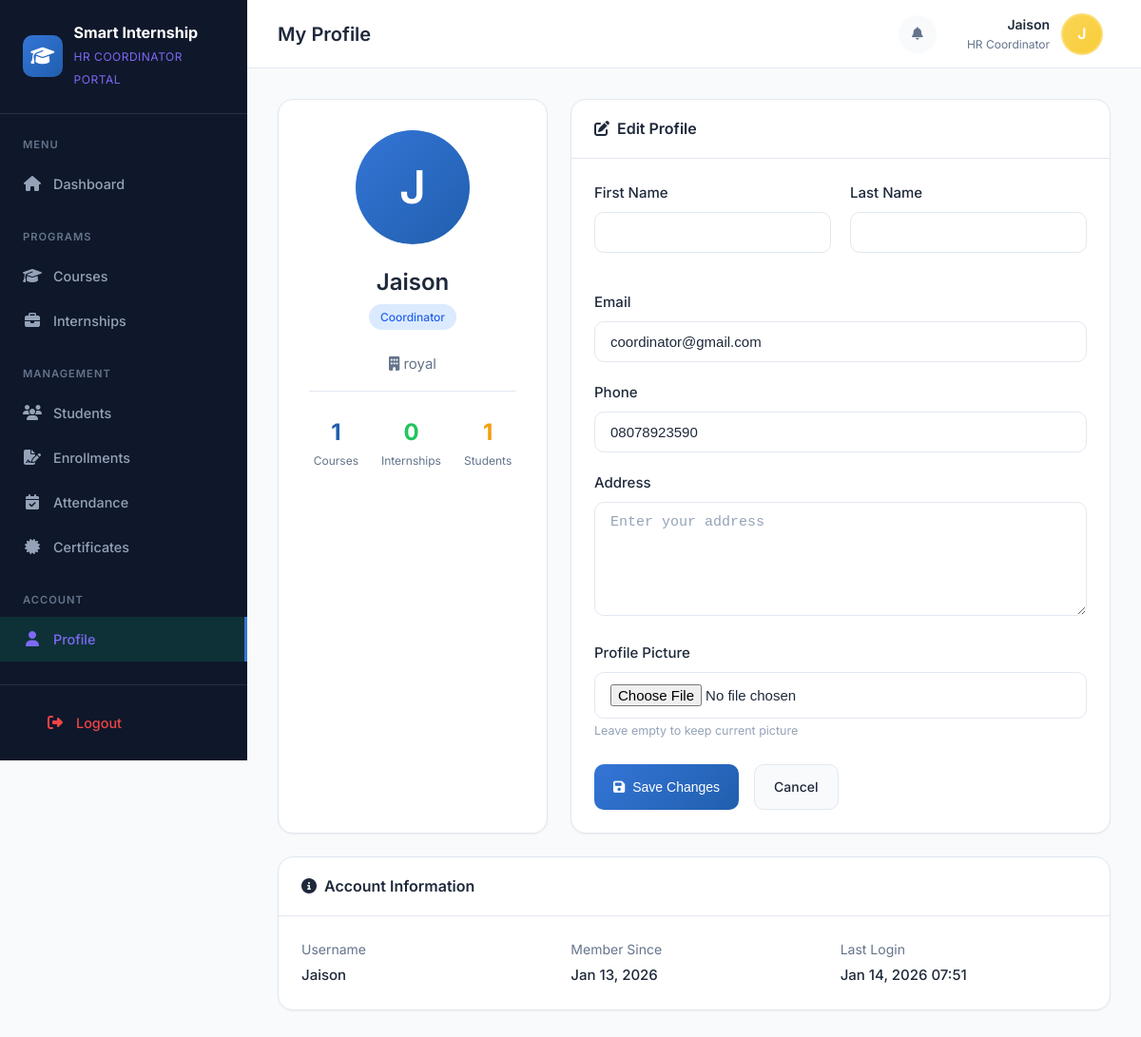
The app's page /coordinator/profile/ (signed in), older data.
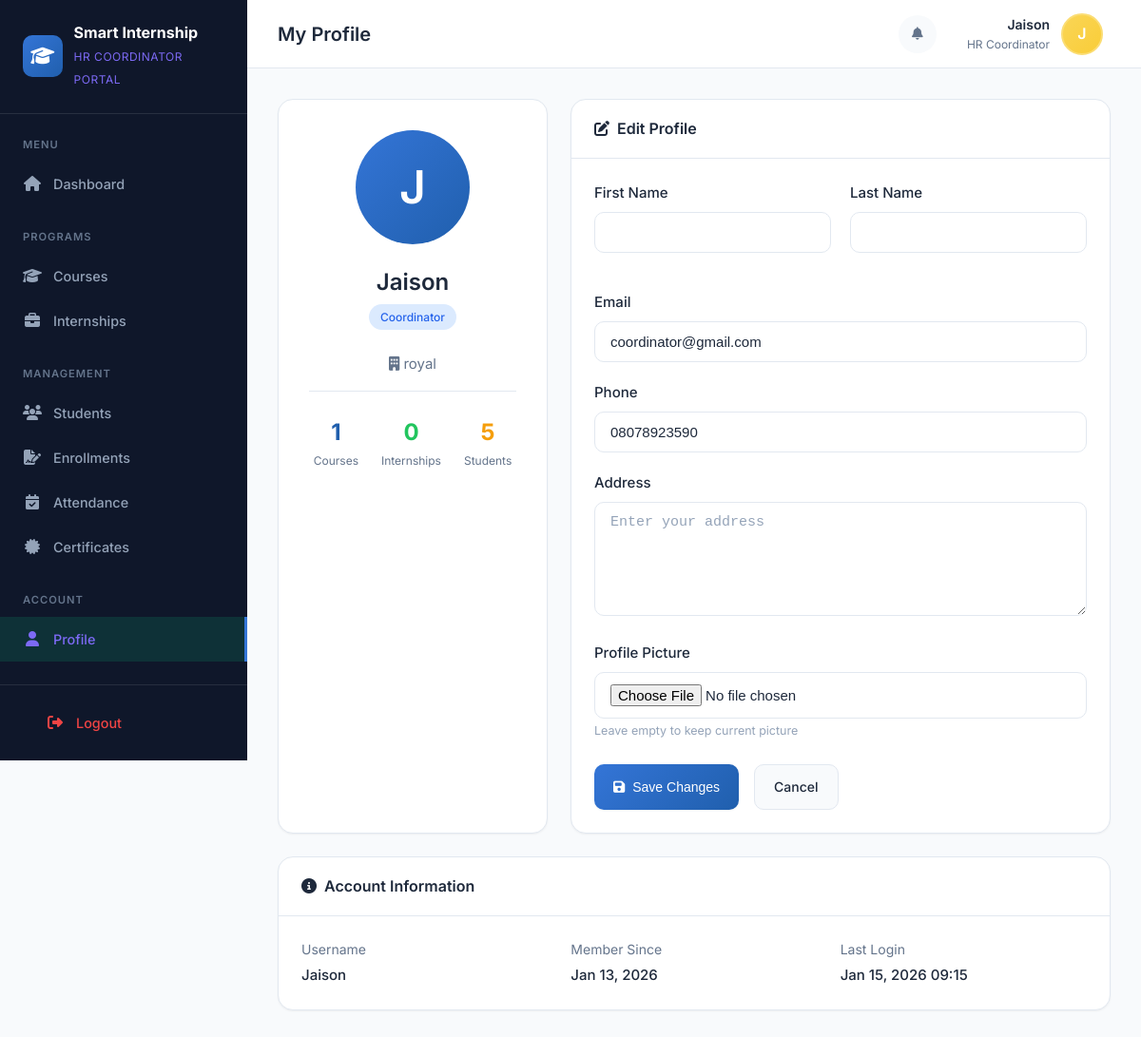
The same page, newer data.
### accounts/models.py (models this page shows, shortened)
class User(AbstractUser):
    ROLE_CHOICES = (
        ('ADMIN', 'Admin'),
        ('COORDINATOR', 'HR Coordinator'),
        ('STUDENT', 'Student'),
    )
    APPROVAL_STATUS_CHOICES = (
        ('PENDING', 'Pending Approval'),
        ('APPROVED', 'Approved'),
        ('REJECTED', 'Rejected'),
    )
    role = models.CharField(max_length=20, choices=ROLE_CHOICES, default='STUDENT')
    phone = models.CharField(max_length=15, blank=True, null=True)
    address = models.TextField(blank=True, null=True)
    profile_picture = models.ImageField(upload_to='profiles/', blank=True, null=True)
    institution = models.ForeignKey(
        'institutions.Institution',
        on_delete=models.SET_NULL,
        null=True,
        blank=True,
        related_name='users'
    )
    qualification = models.CharField(max_length=255, blank=True, null=True, help_text="Student's highest qualification")
    is_active = models.BooleanField(default=True)
    approval_status = models.CharField(
        max_length=20,
        choices=APPROVAL_STATUS_CHOICES,
        default='APPROVED',  # Default to APPROVED for admin/coordinator, will be PENDING for students
        help_text='Approval status for student registrations'
    )
    approved_by = models.ForeignKey(
        'self',
        on_delete=models.SET_NULL,
        null=True,
        blank=True,
        related_name='approved_students',
        help_text='Coordinator or Admin who approved/rejected this user'
    )
    approval_date = models.DateTimeField(null=True, blank=True)
    rejection_reason = models.TextField(blank=True, null=True, help_text='Reason for rejection if rejected')
    created_at = models.DateTimeField(auto_now_add=True)
    updated_at = models.DateTimeField(auto_now=True)
    class Meta:
        verbose_name = 'User'
        verbose_name_plural = 'Users'

### institutions/models.py (models this page shows, shortened)
class Institution(models.Model):
    name = models.CharField(max_length=200, verbose_name='Company Name')
    location = models.CharField(max_length=200)
    address = models.TextField(blank=True, null=True)
    phone = models.CharField(max_length=15, blank=True, null=True, verbose_name='Company Phone')
    email = models.EmailField(blank=True, null=True, verbose_name='Company Email')
    website = models.URLField(blank=True, null=True)
    logo = models.ImageField(upload_to='companies/', blank=True, null=True)
    description = models.TextField(blank=True, null=True)
    hr_coordinator_name = models.CharField(max_length=200, blank=True, null=True, verbose_name='HR Coordinator Name')
    hr_coordinator_phone = models.CharField(max_length=15, blank=True, null=True, verbose_name='HR Coordinator Phone')
    hr_coordinator_email = models.EmailField(blank=True, null=True, verbose_name='HR Coordinator Email')
    coordinator = models.ForeignKey(
        settings.AUTH_USER_MODEL,
        on_delete=models.SET_NULL,
        null=True,
        blank=True,
        limit_choices_to={'role': 'COORDINATOR'},
        related_name='managed_companies'
    )
    is_active = models.BooleanField(default=True)
    created_at = models.DateTimeField(auto_now_add=True)
    updated_at = models.DateTimeField(auto_now=True)
    class Meta:
        verbose_name = 'Company'
        verbose_name_plural = 'Companies'
        ordering = ['name']

### accounts/coordinator_views.py (the view, shortened to what this page needs)
# urls.py: path('profile/', coordinator_views.profile, name='profile'),
@coordinator_required
def profile(request):
    coordinator = request.user
    courses_count = Course.objects.filter(coordinator=coordinator).count()
    internships_count = Internship.objects.filter(coordinator=coordinator).count()
    courses = Course.objects.filter(coordinator=coordinator)
    internships = Internship.objects.filter(coordinator=coordinator)
    course_ids = courses.values_list('id', flat=True)
    internship_ids = internships.values_list('id', flat=True)
    students_count = Application.objects.filter(
        Q(course_id__in=course_ids) | Q(internship_id__in=internship_ids),
        status='APPROVED'
    ).values('student').distinct().count()
    context = {
        'coordinator': coordinator,
        'courses_count': courses_count,
        'internships_count': internships_count,
        'students_count': students_count,
    }
    return render(request, 'coordinator/profile.html', context)

### templates/coordinator/profile.html (shortened to what the changed rows need)
{% extends 'coordinator/base.html' %}
{% block page_title %}My Profile{% endblock %}
{% block content %}
<div style="display: grid; grid-template-columns: 1fr 2fr; gap: var(--space-6);">
    <div class="card">
        <div class="card-body" style="text-align: center; padding: var(--space-8);">
            <div style="width: 120px; height: 120px; border-radius: 50%; background: linear-gradient(135deg, var(--primary-500), var(--primary-600)); display: flex; align-items: center; justify-content: center; margin: 0 auto var(--space-6); font-size: 3rem; color: white; font-weight: 600;">
                {% if coordinator.profile_picture %}
                    <img src="{{ coordinator.profile_picture.url }}" alt="Profile" style="width: 100%; height: 100%; border-radius: 50%; object-fit: cover;">
                {% else %}
                    {{ coordinator.username|slice:":1"|upper }}
                {% endif %}
            </div>
            <h2 style="margin-bottom: var(--space-2);">{{ coordinator.get_full_name|default:coordinator.username }}</h2>
            <span class="badge badge-info" style="margin-bottom: var(--space-6);">Coordinator</span>
            {% if coordinator.institution %}
            <div style="color: var(--text-secondary); margin-bottom: var(--space-4);">
                <i class="fas fa-building"></i> {{ coordinator.institution.name }}
            </div>
            {% endif %}
            <div style="display: flex; justify-content: center; gap: var(--space-6); padding-top: var(--space-6); border-top: 1px solid var(--border-light);">
                <div style="text-align: center;">
                </div>
                <div style="text-align: center;">
                </div>
                <div style="text-align: center;">
                    <div style="font-size: 1.5rem; font-weight: 700; color: var(--warning);">{{ students_count }}</div>
                    <div style="font-size: 0.75rem; color: var(--text-secondary);">Students</div>
                </div>
            </div>
        </div>
    </div>
    <div class="card">
        <div class="card-body">
            <form method="post" enctype="multipart/form-data">
                <div class="form-group" style="margin-top: var(--space-5);">
                    <label style="display: block; margin-bottom: var(--space-2); font-weight: 500;">Email</label>
                    <input type="email" name="email" value="{{ coordinator.email }}"
                           class="form-control" style="width: 100%; padding: var(--space-3) var(--space-4); border: 1px solid var(--border-light); border-radius: var(--radius-md);">
                </div>
                <div class="form-group" style="margin-top: var(--space-5);">
                    <label style="display: block; margin-bottom: var(--space-2); font-weight: 500;">Phone</label>
                    <input type="tel" name="phone" value="{{ coordinator.phone|default:'' }}"
                           class="form-control" style="width: 100%; padding: var(--space-3) var(--space-4); border: 1px solid var(--border-light); border-radius: var(--radius-md);" placeholder="Enter phone number">
                </div>
            </form>
        </div>
    </div>
</div>
<div class="card" style="margin-top: var(--space-6);">
    <div class="card-body">
        <div style="display: grid; grid-template-columns: repeat(3, 1fr); gap: var(--space-6);">
            <div>
                <div style="font-size: 0.875rem; color: var(--text-secondary); margin-bottom: var(--space-1);">Username</div>
                <div style="font-weight: 500;">{{ coordinator.username }}</div>
            </div>
            <div>
                <div style="font-size: 0.875rem; color: var(--text-secondary); margin-bottom: var(--space-1);">Member Since</div>
                <div style="font-weight: 500;">{{ coordinator.date_joined|date:"M d, Y" }}</div>
            </div>
            <div>
                <div style="font-size: 0.875rem; color: var(--text-secondary); margin-bottom: var(--space-1);">Last Login</div>
                <div style="font-weight: 500;">{{ coordinator.last_login|date:"M d, Y H:i"|default:"Never" }}</div>
            </div>
        </div>
    </div>
</div>
{% endblock %}

### templates/coordinator/base.html (shortened to what the changed rows need)
{% load static %}
<!DOCTYPE html>
<html lang="en">
<head>
    <link rel="stylesheet" href="https://cdnjs.cloudflare.com/ajax/libs/font-awesome/6.4.2/css/all.min.css">
    <link rel="stylesheet" href="{% static 'css/style.css' %}">
</head>
<body>
    <div class="app-layout">
        <aside class="sidebar">
            <div class="sidebar-header">
                <div class="sidebar-logo">
                    <div class="sidebar-logo-text">
                        <h1>Smart Internship</h1>
                    </div>
                </div>
            </div>
        </aside>
        <main class="main-content">
            <header class="header">
                <div class="header-left">
                    <h2 class="page-title">{% block page_title %}Dashboard{% endblock %}</h2>
                </div>
                <div class="header-right">
                    <div class="user-menu">
                        <div class="user-info">
                            <div class="user-name">{{ request.user.get_full_name|default:request.user.username }}</div>
                            <div class="user-role">HR Coordinator</div>
                        </div>
                        <div class="user-avatar">
                            {% if request.user.profile_picture %}
                                <img src="{{ request.user.profile_picture.url }}" alt="Avatar" style="width:100%;height:100%;border-radius:50%;object-fit:cover;">
                            {% else %}
                                {{ request.user.username|slice:":1"|upper }}
                            {% endif %}
                        </div>
                    </div>
                </div>
            </header>
            <div class="page-content">
                {% block content %}{% endblock %}
            </div>
        </main>
    </div>
</body>
</html>

Row changes from the older to the newer data that the page shows:
changed User "Jaison": last_login "Jan 14, 2026 07:51" → "Jan 15, 2026 09:15"
Text that changed along with them:
{{ students_count }}: "1" → "5"
